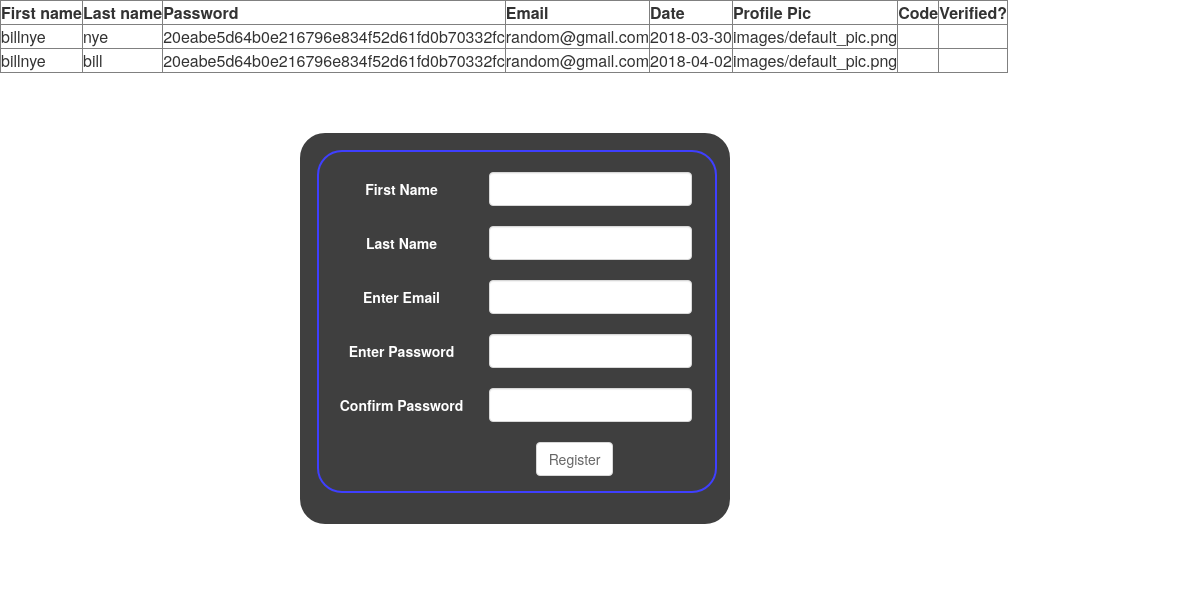
/2_unit_testing/registering.php, run on the app's committed database.
### tables this page shows
CREATE TABLE `users` (
  `id` int(11) NOT NULL,
  `firstname` varchar(25) NOT NULL,
  `lastname` varchar(25) NOT NULL,
  `password` varchar(9999) NOT NULL,
  `email` varchar(9999) NOT NULL,
  `date` date NOT NULL,
  `profile_pic` varchar(9999) NOT NULL DEFAULT 'images/default_pic.png'
);

### 2_unit_testing/registering.php (the view, shortened to what this page needs)
<?php
$host = 'userregistration.ccfiwisnnhob.us-east-2.rds.amazonaws.com';
$db = mysqli_connect($host,'admin','marsic123','UserRegistrationDB');
$results = mysqli_query($db,'SELECT * from users;');
echo "<table border='1'>
<tr>
<th>First name</th>
<th>Last name</th>
<th>Password</th>
<th>Email</th>
<th>Date</th>
<th>Profile Pic</th>
<th>Code</th>
<th>Verified?</th>
</tr>";
while($result = $results->fetch_assoc())
{
echo "<tr>";
echo "<td>" . $result['firstname'] . "</td>";
echo "<td>" . $result['lastname'] . "</td>";
echo "<td>" . $result['password'] . "</td>";
echo "<td>" . $result['email'] . "</td>";
echo "<td>" . $result['date'] . "</td>";
echo "<td>" . $result['profile_pic'] . "</td>";
echo "<td>" . $result['code'] . "</td>";
echo "<td>" . $result['verified'] . "</td>";
echo "</tr>";
}
echo "</table>";
?>
<html lang="en">
  <head>
    <link href="css/bootstrap.min.css" rel="stylesheet">
  </head>
  <body style="">
    <div class="container-fluid">
	<div class="row" style="margin:25px;margin-top:50px">
			<div class="col-md-6" style="padding:10px;margin-left:250px;width:450px">
				<div style="padding:15px;border:black solid 2px; border-radius:25px;background-color:black;opacity:0.75">
				<form class="form-horizontal" role="form" action="" method="post" style="border:blue solid 2px;border-radius:25px;padding-left:35px;width:400px;margin-right:0px">
					<div class="form-group" style="margin-top:20px;width:400px">
						<label for="firstname" class="col-sm-2 control-label" style="margin-right:10px;padding-right:0px;width:125px;padding-left:0px;text-align:center;color:white">
							First Name
						</label>
						<div class="col-sm-7">
							<input type="name" class="form-control" id="firstNameR" name="firstNameR">
						</div>
					</div>
					<div class="form-group" style="margin-top:20px;width:400px">
						<label for="lastname" class="col-sm-2 control-label" style="margin-right:10px;padding-right:0px;width:125px;padding-left:0px;text-align: center;color:white">
							Last Name
						</label>
						<div class="col-sm-7">
							<input type="name" class="form-control" id="lastNameR" name="lastNameR">
						</div>
					</div>
					<div class="form-group" style="margin-top:20px;width:400px">
						<label for="newEmail" class="col-sm-2 control-label" style="margin-right:10px;padding-right:0px;width:125px;padding-left:0px;text-align: center;color:white">
							Enter Email
						</label>
						<div class="col-sm-7">
							<input type="email" class="form-control" id="newEmailR" name="newEmailR">
						</div>
					</div>
					<div class="form-group" style="margin-top:20px;width:400px">
						<label for="newPassword" class="col-sm-2 control-label" style="margin-right:10px;padding-right:0px;width:125px;padding-left:0px;text-align: center;color:white">
							Enter Password
						</label>
						<div class="col-sm-7">
							<input type="password" class="form-control" id="newPasswordR" name="newPasswordR">
						</div>
					</div>
					<div class="form-group" style="margin-top:20px;width:400px">
						<label for="newPassword2" class="col-sm-2 control-label" style="margin-right:10px;padding-right:0px;width:125px;padding-left:0px;text-align: center;color:white">
							Confirm Password
						</label>
						<div class="col-sm-7">
							<input type="password" class="form-control" id="newPassword2R" name="newPassword2R">
						</div>
					</div>
					<div class="form-group" style="margin-top:20px;width:400px;margin-right:0px;width:100px;margin-left:150px">
						<div class="col-sm-offset-2 col-sm-7">
							<button type="submit" class="btn btn-default">
								Register
							</button>
						</div>
					</div>
				</form>
				</div>
			</div>
	</div>
</div>
  </body>
</html>

### data on the page
users: firstname "billnye", lastname "nye", password "20eabe5d64b0e216796e834f52d61fd0b70332fc", email "random@gmail.com", date "2018-03-30", profile_pic "images/default_pic.png"
users: firstname "billnye", lastname "bill", password "20eabe5d64b0e216796e834f52d61fd0b70332fc", email "random@gmail.com", date "2018-04-02", profile_pic "images/default_pic.png"
